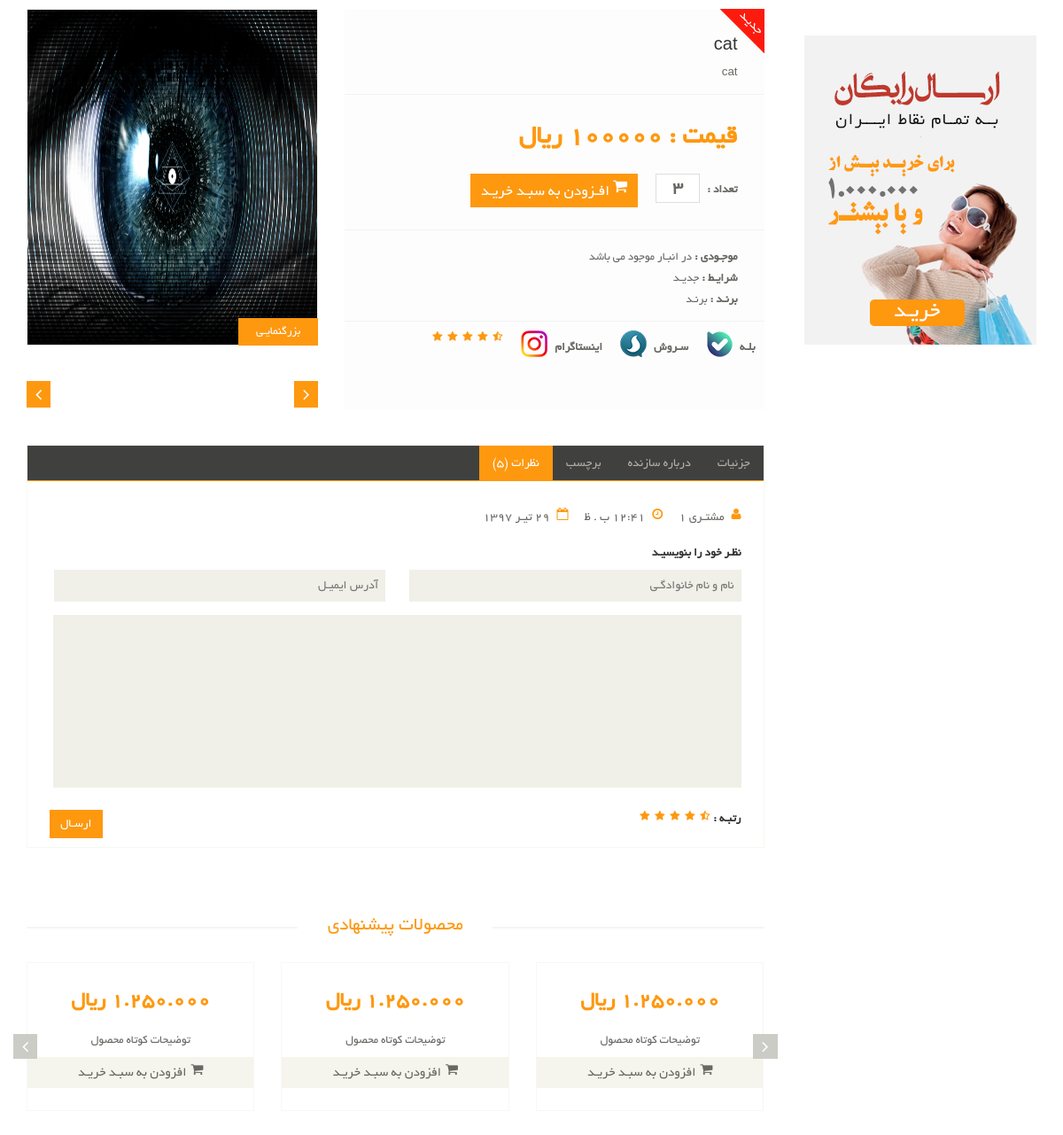
The app's page /products/1/cat, older data.
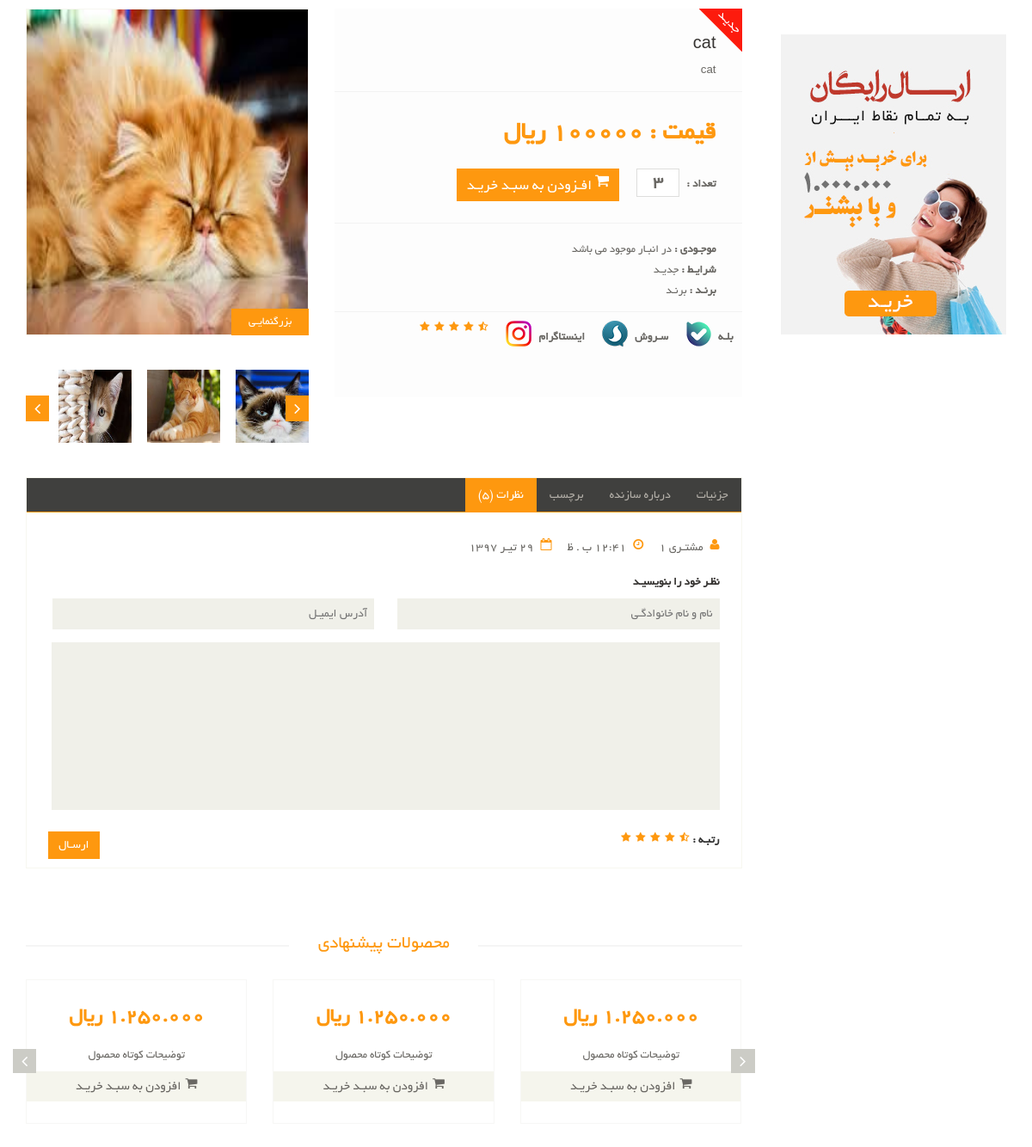
The same page, newer data.
### eshop_products/models.py (models this page shows, shortened)
class Product(models.Model):
    title = models.CharField(max_length=40, verbose_name='عنوان')
    description = models.TextField(verbose_name='توضیحات')
    price = models.IntegerField(verbose_name='قیمت')
    image = models.ImageField(upload_to='products/', null=True, verbose_name='تصویر')
    slug = models.SlugField(unique=True, verbose_name='شناسه')
    active = models.BooleanField(default=False, verbose_name='موجود / ناموجود')
    timestamp = models.DateTimeField(auto_now_add=True)
    catagory = models.ManyToManyField(ProductCategory, blank=True, verbose_name='دسته بندی ها')
    objects = ProductManager()
    class Meta:
        verbose_name_plural = 'محصولات'
        verbose_name = 'محصول'

class ProductGallery(models.Model):
    title = models.CharField(max_length=150, verbose_name='عنوان')
    image = models.ImageField(upload_to='products/galleries/', verbose_name='تصویر')
    product = models.ForeignKey(Product, on_delete=models.CASCADE)
    def __str__(self):
        return self.title
    class Meta:
        verbose_name_plural = 'تصاویر'
        verbose_name = 'تصویر'

### eshop_products/views.py (the view)
# urls.py: path('products/<pk>/<slug>', ProductDetail.as_view(), name='productdetail'),
class ProductDetail(DetailView):
    template_name = 'products/product_detail.html'
    def get_queryset(self):
        pk = self.kwargs['pk']
        slug = self.kwargs['slug']
        product = Product.objects.filter(active=True, id=pk, slug=slug)
        if product is not None:
            return product
        else:
            raise Http404('محصول مورد نظر یافت نشد')
    def get_context_data(self, **kwargs):
        context = super(ProductDetail, self).get_context_data(**kwargs)
        product_id = self.kwargs['pk']
        galleries = ProductGallery.objects.filter(product_id=product_id)
        grouped_galleries = list(my_grouper(3 , galleries))
        print(grouped_galleries)
        context['galleries'] = grouped_galleries
        return context

### eshop_products/views.py (called while the page is built)
def my_grouper(n, iterable):
    args = [iter(iterable)] * n
    return ([e for e in t if e is not None] for t in itertools.zip_longest(*args))

### eshop_products/templates/products/product_detail.html (shortened to what this page needs)
{% extends 'shared/Main_Layout.html' %}
{% load static %}
{% block content %}
    {% load render_partial %}
    <section>
        <div class="container">
            <div class="row">
                <div class="col-sm-9 padding-right">
                    <div class="product-details">
                        <div class="col-sm-5">
                            <div class="view-product">
                                <img src="{{ object.image.url }}" alt=""/>
                                <h3>بزرگنمایـی</h3>
                            </div>
                            <div id="similar-product" class="carousel slide" data-ride="carousel">
                                <div class="carousel-inner">
                                    {% for gallery in galleries %}
                                        <div class="item {{ forloop.first|yesno:'active,' }}">
                                            {% for product_gallery in gallery %}
                                                <a href=""><img src="{{ product_gallery.image.url }}"
                                                                alt="{{ product_gallery.title }}"
                                                                style="width: 85px ; height: 85px"></a>
                                            {% endfor %}
                                        </div>
                                    {% endfor %}
                                </div>
                                <a class="right item-control" href="#similar-product" data-slide="next">
                                    <i class="fa fa-angle-right"></i>
                                </a>
                                <a class="left item-control" href="#similar-product" data-slide="prev">
                                    <i class="fa fa-angle-left"></i>
                                </a>
                            </div>
                        </div>
                        <div class="col-sm-7">
                            <div class="product-information">
                                <img src="{% static 'images/product-details/new.png' %}" class="newarrival" alt=""/>
                                <div>
                                    <h2>{{ object.title }}</h2>
                                    <p>{{ object.slug }}</p>
                                </div>
                                <div>
									<span>
										<span>قیمت : {{ object.price }} ريال</span>
									</span>
                                    <span>
										<label>تعداد :</label>
										<input type="text" value="3" class="search_box"/>
										<button type="button" class="btn btn-fefault cart">
											<i class="fa fa-shopping-cart"></i>
											افـزودن به سبـد خریـد
										</button>
									</span>
                                </div>
                                <div>
                                    <p><b>موجـودی :</b> در انبـار موجود می باشد</p>
                                    <p><b>شرایـط :</b> جدیـد</p>
                                    <p><b>برنـد :</b> برنـد </p>
                                </div>
                                <span class="socials-share share">
									<ul>
										<a href="#">
											<li>
												<label>بلـه</label>
												<img src="{% static 'images/product-details/Bale.png' %}"/>
											</li>
										</a>
										<a href="#">
											<li>
												<label>سـروش</label>
												<img src="{% static 'images/product-details/Soroush.png' %}"/>
											</li>
										</a>
										<a href="#">
											<li>
												<label>اینستاگرام</label>
												<img src="{% static 'images/product-details/Instagram.png' %}"/>
											</li>
										</a>
										<li><img src="{% static 'images/product-details/rating.png' %}" alt=""/></li>
									</ul>
								</span>
                            </div>
                        </div>
                    </div>
                    <div class="category-tab shop-details-tab">
                        <div class="col-sm-12">
                            <ul class="nav nav-tabs">
                                <li><a href="#details" data-toggle="tab">جزئیات</a></li>
                                <li><a href="#companyprofile" data-toggle="tab">درباره سازنده</a></li>
                                <li><a href="#tag" data-toggle="tab">برچسب</a></li>
                                <li class="active"><a href="#reviews" data-toggle="tab">نظرات (5)</a></li>
                            </ul>
                        </div>
                        <div class="tab-content">
                            <div class="tab-pane fade active in" id="reviews">
                                <div class="col-sm-12">
                                    <ul>
                                        <li><a href=""><i class="fa fa-user"></i>مشتـری 1</a></li>
                                        <li><a href=""><i class="fa fa-clock-o"></i>12:41 ب . ظ</a></li>
                                        <li><a href=""><i class="fa fa-calendar-o"></i>29 تیـر 1397</a></li>
                                    </ul>
                                    <p><b>نظـر خود را بنویسیـد</b></p>
                                    <form action="#">
										<span>
											<input type="text" placeholder="نام و نام خانوادگـی"/>
											<input type="email" placeholder="آدرس ایمیـل"/>
										</span>
                                        <textarea name=""></textarea>
                                        <b>رتبـه : </b> <img src="{% static 'images/product-details/rating.png' %}"
                                                             alt=""/>
                                        <button type="button" class="btn btn-default pull-left">
                                            ارسـال
                                        </button>
                                    </form>
                                </div>
                            </div>
                        </div>
                    </div>
                    <div class="recommended_items">
                        <h2 class="title text-center">محصولات پیشنهادی</h2>
                        <div id="recommended-item-carousel" class="carousel slide" data-ride="carousel">
                            <div class="carousel-inner">
                                <div class="item active">
                                    <div class="col-sm-4">
                                        <div class="product-image-wrapper">
                                            <div class="single-products">
                                                <div class="productinfo text-center">
                                                    <h2>1.250.000 ريال</h2>
                                                    <p>توضیحات کوتاه محصول</p>
                                                    <button type="button" class="btn btn-default add-to-cart"><i
                                                            class="fa fa-shopping-cart"></i>افزودن به سبـد خریـد
                                                    </button>
                                                </div>
                                            </div>
                                        </div>
                                    </div>
                                    <div class="col-sm-4">
                                        <div class="product-image-wrapper">
                                            <div class="single-products">
                                                <div class="productinfo text-center">
                                                    <h2>1.250.000 ريال</h2>
                                                    <p>توضیحات کوتاه محصول</p>
                                                    <button type="button" class="btn btn-default add-to-cart"><i
                                                            class="fa fa-shopping-cart"></i>افزودن به سبـد خریـد
                                                    </button>
                                                </div>
                                            </div>
                                        </div>
                                    </div>
                                    <div class="col-sm-4">
                                        <div class="product-image-wrapper">
                                            <div class="single-products">
                                                <div class="productinfo text-center">
                                                    <h2>1.250.000 ريال</h2>
                                                    <p>توضیحات کوتاه محصول</p>
                                                    <button type="button" class="btn btn-default add-to-cart"><i
                                                            class="fa fa-shopping-cart"></i>افزودن به سبـد خریـد
                                                    </button>
                                                </div>
                                            </div>
                                        </div>
                                    </div>
                                </div>
                            </div>
                            <a class="left recommended-item-control" href="#recommended-item-carousel"
                               data-slide="prev">
                                <i class="fa fa-angle-left"></i>
                            </a>
                            <a class="right recommended-item-control" href="#recommended-item-carousel"
                               data-slide="next">
                                <i class="fa fa-angle-right"></i>
                            </a>
                        </div>
                    </div>
                </div>
                <div class="col-sm-3">
                    <div class="left-sidebar">
                        <div class="shipping text-center">
                            <img src="{% static 'images/home/shipping.jpg' %}" alt=""/>
                        </div>
                    </div>
                </div>
            </div>
        </div>
    </section>
{% endblock %}

### templates/shared/Main_Layout.html (shortened to what this page needs)
{% load render_partial %}
<!DOCTYPE html>
<html lang="en">
<head>
    {% include 'shared/header_refrences.html' %}
</head>
<body>
{% block content %}
{% endblock %}
</body>
</html>

### templates/shared/header_refrences.html (shortened to what this page needs)
{% load static %}
<link href="{% static 'css/bootstrap.min.css' %}" rel="stylesheet">
<link href="{% static 'css/font-awesome.min.css' %}" rel="stylesheet">
<link href="{% static 'css/prettyPhoto.css' %}" rel="stylesheet">
<link href="{% static 'css/price-range.css' %}" rel="stylesheet">
<link href="{% static 'css/animate.css' %}" rel="stylesheet">
<link href="{% static 'css/main.css' %}" rel="stylesheet">
<link href="{% static 'css/responsive.css' %}" rel="stylesheet">

### templates/shared/footer_refrences.html (shortened to what this page needs)
{% load static %}

Row changes from the older to the newer data that the page shows:
changed Product "cat": image: a different picture
added ProductGallery: image (picture)
added ProductGallery: image (picture)
added ProductGallery: image (picture)
